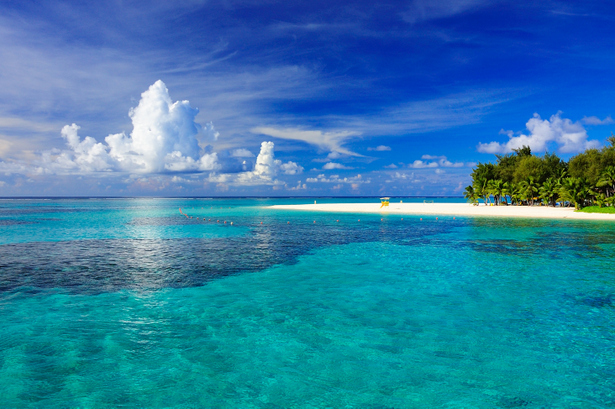
//> input picture examples/src.jpg, 615 x 409 px
$ ./main   (built with g++ and OpenCV 4)
//> lines starting //> are read from the running program, lines starting //| are printed output that depends on the picture
#include<iostream>
#include<cmath>
#include<opencv2\opencv.hpp>

const float eps = 1.0e-5;

cv::Vec3d BGR2lab(cv::Vec3d bgr) {
	cv::Vec3d LMS, lab;
	double L = 0.3811 * bgr[2] + 0.5783 * bgr[1] + 0.0402 * bgr[0];
	double M = 0.1967 * bgr[2] + 0.7244 * bgr[1] + 0.0782 * bgr[0];
	double S = 0.0241 * bgr[2] + 0.1288 * bgr[1] + 0.8444 * bgr[0];
	LMS[0] = L > eps ? std::log10(L) : std::log10(eps);
	LMS[1] = M > eps ? std::log10(M) : std::log10(eps);
	LMS[2] = S > eps ? std::log10(S) : std::log10(eps);

	lab[0] = 1 / std::sqrt(3) * (LMS[0] + LMS[1] + LMS[2]);
	lab[1] = 1 / std::sqrt(6) * (LMS[0] + LMS[1] - 2 * LMS[2]);
	lab[2] = 1 / std::sqrt(2) * (LMS[0] - LMS[1]);

	return lab;
}

cv::Vec3d lab2BGR(cv::Vec3d lab) {
	cv::Vec3d LMS, bgr;
	double L = 1 / std::sqrt(3) * lab[0] + 1 / std::sqrt(6) * lab[1] + 1 / std::sqrt(2) * lab[2];
	double M = 1 / std::sqrt(3) * lab[0] + 1 / std::sqrt(6) * lab[1] - 1 / std::sqrt(2) * lab[2];
	double S = 1 / std::sqrt(3) * lab[0] - 2 / std::sqrt(6) * lab[1];

	LMS[0] = L > -5 ? std::pow(10, L) : eps;
	LMS[1] = M > -5 ? std::pow(10, M) : eps;
	LMS[2] = S > -5 ? std::pow(10, S) : eps;

	bgr[0] = 0.0497 * LMS[0] - 0.2439 * LMS[1] + 1.2045 * LMS[2];
	bgr[1] = -1.2186 * LMS[0] + 2.3809 * LMS[1] - 0.1624 * LMS[2];
	bgr[2] = 4.4679 * LMS[0] - 3.5873 * LMS[1] + 0.1193 * LMS[2];

	return bgr;
}

int main(int argc, char* argv[]) {
	cv::Mat src, ref, dst;
	cv::Mat src_bgr, src_lab, ref_bgr, ref_lab, dst_bgr, dst_lab;
	cv::Vec3d src_avg = 0, src_sd = 0, ref_avg = 0, ref_sd = 0;

	// load source image (BGR)
	src = cv::imread("src.jpg", cv::IMREAD_COLOR);
//> src is the input picture: 409 rows x 615 cols, CV_8UC3; mean B, G, R 166.3, 126, 45.7
	// load reference image (BGR)
	ref = cv::imread("ref.jpg", cv::IMREAD_COLOR);
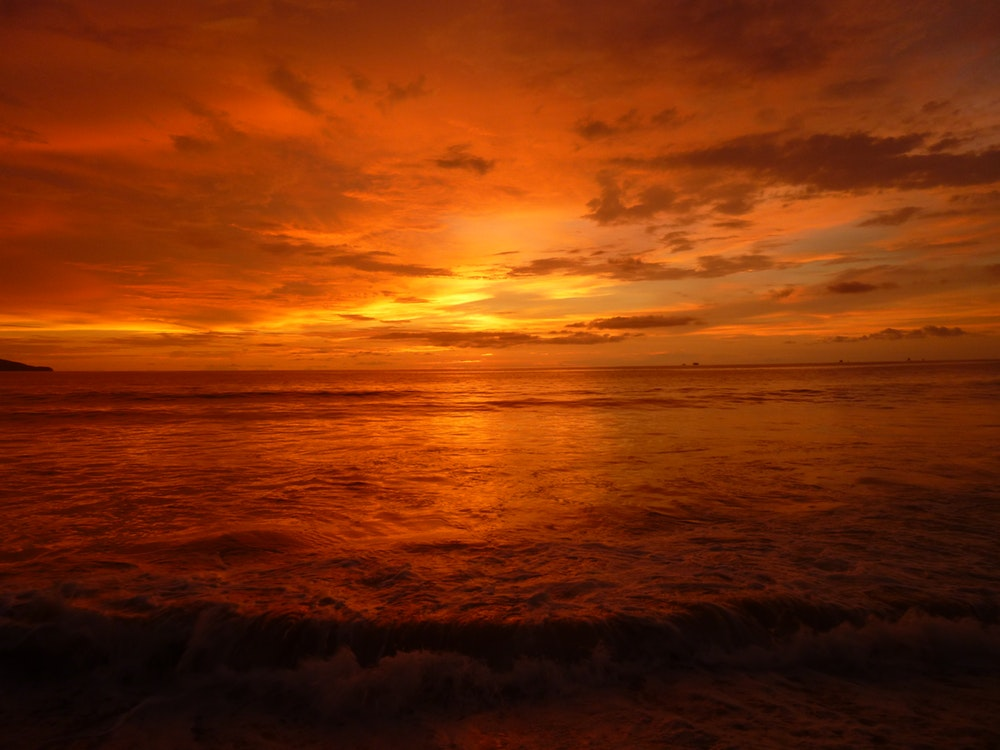
//> input picture examples/ref.jpg, 1000 x 750 px
//> ref is the input picture: 750 rows x 1000 cols, CV_8UC3; mean B, G, R 8, 47.6, 123.8

	// convert uchar -> float
	src.convertTo(src_bgr, CV_64FC3, 1 / 255.0);
	ref.convertTo(ref_bgr, CV_64FC3, 1 / 255.0);

	// initialization for conversion from BGR to lab
	src_lab = cv::Mat(src_bgr.size(), CV_64FC3);
	ref_lab = cv::Mat(ref_bgr.size(), CV_64FC3);

	// BGR -> lab
	for (int y = 0; y < src_bgr.rows; ++y) {
		for (int x = 0; x < src_bgr.cols; ++x) {
			src_lab.at<cv::Vec3d>(y, x) = BGR2lab(src_bgr.at<cv::Vec3d>(y, x));
		}
	}
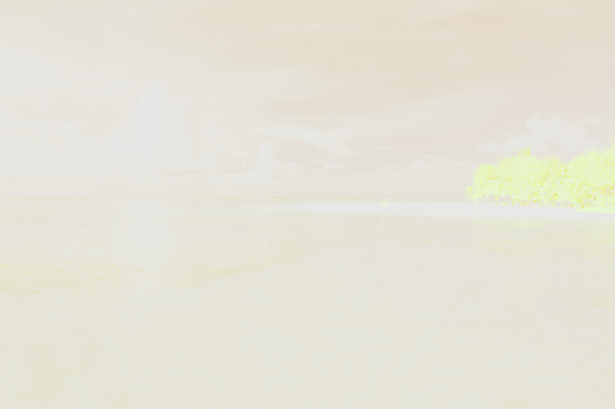
//> src_lab: 409 rows x 615 cols, CV_64FC3; mean B, G, R -0.617, -0.153, -0.0553; drawn with min black and max white

	for (int y = 0; y < ref_bgr.rows; ++y) {
		for (int x = 0; x < ref_bgr.cols; ++x) {
			ref_lab.at<cv::Vec3d>(y, x) = BGR2lab(ref_bgr.at<cv::Vec3d>(y, x));
		}
	}
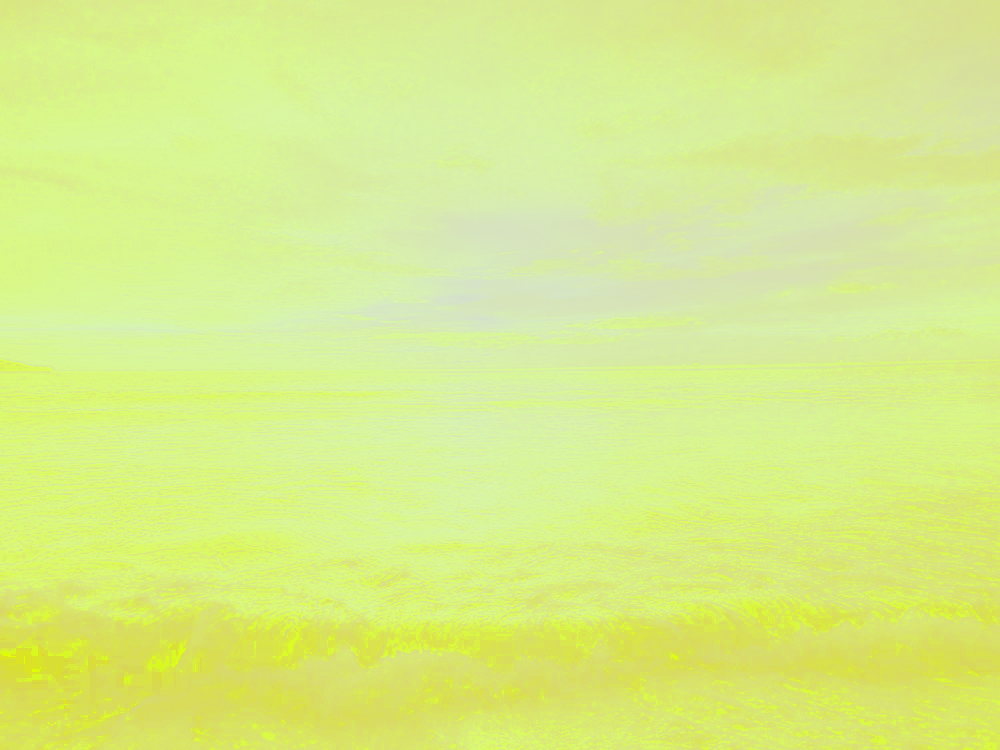
//> ref_lab: 750 rows x 1000 cols, CV_64FC3; mean B, G, R -1.57, 0.515, 0.0784; drawn with min black and max white

	// calculate mean
	src_avg = cv::Vec3d(0, 0, 0);
	for (int y = 0, H = src_lab.rows; y < H; ++y) {
		for (int x = 0, W = src_lab.cols; x < W; ++x) {
			cv::Vec3d* buf = &src_lab.at<cv::Vec3d>(y, x);
			src_avg[0] += (*buf)[0];
			src_avg[1] += (*buf)[1];
			src_avg[2] += (*buf)[2];
		}
	}
	for (int c = 0; c < 3; ++c) {
		src_avg[c] /= src_lab.rows * src_lab.cols;
	}

	ref_avg = cv::Vec3d(0, 0, 0);
	for (int y = 0, H = ref_lab.rows; y < H; ++y) {
		for (int x = 0, W = ref_lab.cols; x < W; ++x) {
			cv::Vec3d* buf = &ref_lab.at<cv::Vec3d>(y, x);
			ref_avg[0] += (*buf)[0];
			ref_avg[1] += (*buf)[1];
			ref_avg[2] += (*buf)[2];
		}
	}

	for (int c = 0; c < 3; ++c) {
		ref_avg[c] /= ref_lab.rows * ref_lab.cols;
	}

	//calculate standard deviation
	src_sd = cv::Vec3d(0, 0, 0);
	for (int y = 0, H = src_lab.rows; y < H; ++y) {
		for (int x = 0, W = src_lab.cols; x < W; ++x) {
			cv::Vec3d* buf = &src_lab.at<cv::Vec3d>(y, x);
			src_sd[0] += ((*buf)[0] - src_avg[0]) * ((*buf)[0] - src_avg[0]);
			src_sd[1] += ((*buf)[1] - src_avg[1]) * ((*buf)[1] - src_avg[1]);
			src_sd[2] += ((*buf)[2] - src_avg[2]) * ((*buf)[2] - src_avg[2]);
		}
	}

	for (int c = 0; c < 3; ++c) {
		src_sd[c] /= src_lab.rows * src_lab.cols;
		src_sd[c] = std::sqrt(src_sd[c]);
	}

	ref_sd = cv::Vec3d(0, 0, 0);
	for (int y = 0, H = ref_lab.rows; y < H; ++y) {
		for (int x = 0, W = ref_lab.cols; x < W; ++x) {
			cv::Vec3d* buf = &ref_lab.at<cv::Vec3d>(y, x);
			ref_sd[0] += ((*buf)[0] - ref_avg[0]) * ((*buf)[0] - ref_avg[0]);
			ref_sd[1] += ((*buf)[1] - ref_avg[1]) * ((*buf)[1] - ref_avg[1]);
			ref_sd[2] += ((*buf)[2] - ref_avg[2]) * ((*buf)[2] - ref_avg[2]);
		}
	}

	for (int c = 0; c < 3; ++c) {
		ref_sd[c] /= ref_lab.rows * ref_lab.cols;
		ref_sd[c] = std::sqrt(ref_sd[c]);
	}

	// initialization for output image
	dst = cv::Mat(src.size(), CV_8UC3);
	dst_bgr = cv::Mat(src_bgr.size(), CV_64FC3);

	for (int y = 0; y < dst_bgr.rows; ++y) {
		for (int x = 0; x < dst_bgr.cols; ++x) {
			cv::Vec3d* buf = &src_lab.at<cv::Vec3d>(y, x);
			float l = ref_sd[0] / src_sd[0] * ((*buf)[0] - src_avg[0]) + ref_avg[0];
			float a = ref_sd[1] / src_sd[1] * ((*buf)[1] - src_avg[1]) + ref_avg[1];
			float b = ref_sd[2] / src_sd[2] * ((*buf)[2] - src_avg[2]) + ref_avg[2];

			dst_bgr.at<cv::Vec3d>(y, x) = lab2BGR(cv::Vec3d(l, a, b));
		}
	}
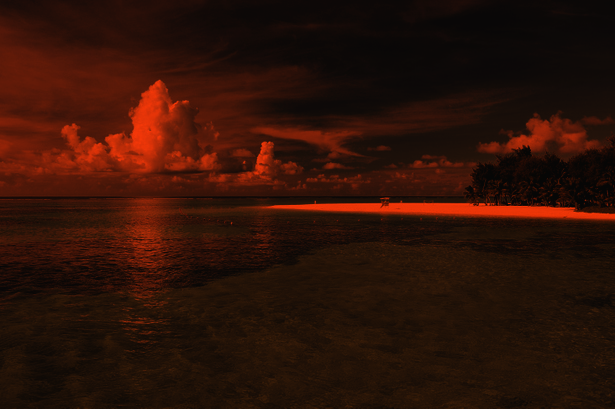
//> dst_bgr: 409 rows x 615 cols, CV_64FC3; mean B, G, R 0.0268, 0.165, 0.551; drawn with min black and max white

	dst_bgr.convertTo(dst, CV_8UC3, 255.0);
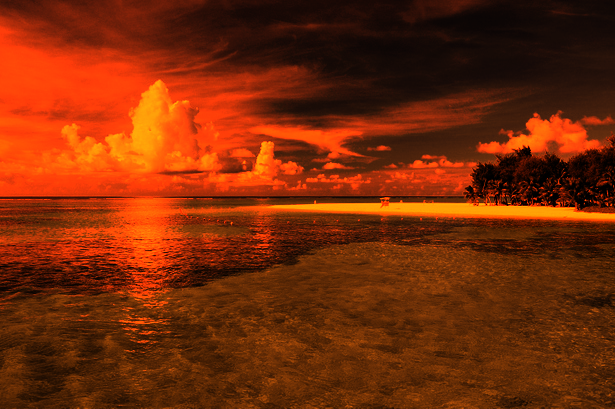
//> dst: 409 rows x 615 cols, CV_8UC3; mean B, G, R 6.9, 42.1, 118.9

	cv::imshow("src", src);
	cv::imshow("ref", ref);
	cv::imshow("dst", dst);
	cv::waitKey(0);

	return 0;
}
